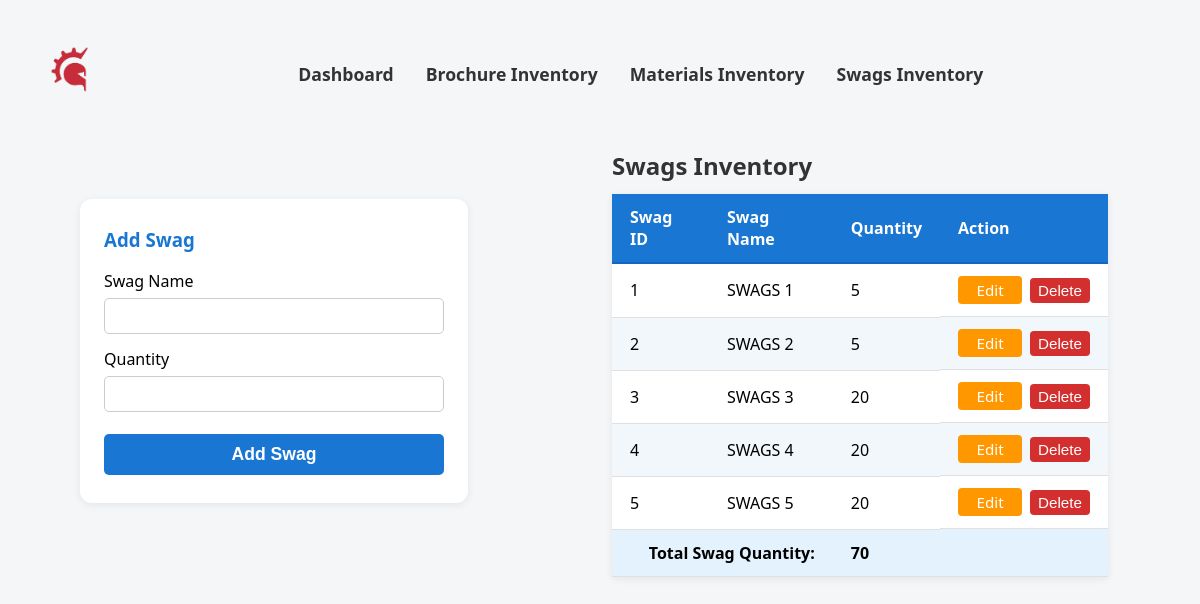
The app's page /admin/swags_inventory.php (signed in), older data.
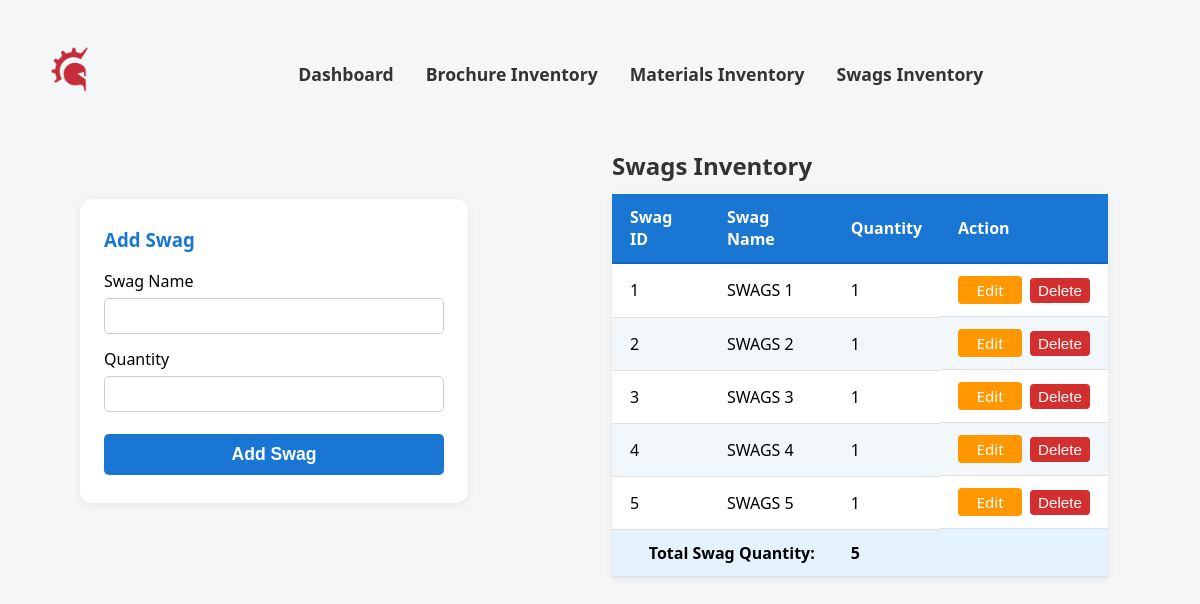
The same page, newer data.
### tables this page shows
CREATE TABLE `swags` (
  `swag_id` int(11) NOT NULL,
  `swags_name` varchar(100) NOT NULL,
  `quantity` int(4) NOT NULL
);

### admin/swags_inventory.php (the view, shortened to what this page needs)
<?php
$connection = CONNECTIVITY();
$sql = "SELECT swag_id, swags_name, quantity FROM swags";
$result = mysqli_query($connection, $sql);
$total_swag = 0;
if ($result && mysqli_num_rows($result) > 0) {
    $rows = [];
    while ($row = mysqli_fetch_assoc($result)) {
        $rows[] = $row;
        $total_swag += intval($row['quantity']);
    }
}
?>
<!DOCTYPE html>
<html lang="en">
<head>
</head>
<body>
    <nav>
        <a href="admin.php"><img src="../images/images__1_-removebg-preview.png" alt="Company Logo"></a>
    <div class="nav-container">
         <a href="admin.php">Dashboard</a>
        <a href="brochure_inventory.php">Brochure Inventory</a>
        <a href="marketing_inventory.php">Materials Inventory</a>
        <a href="swags_inventory.php">Swags Inventory</a>
    </div>
    </nav>
    <div class="container-flex">
        <div class="form-card">
            <h3>Add Swag</h3>
            <form method="post" autocomplete="off">
                <label for="swags_name">Swag Name</label>
                <input type="text" id="swags_name" name="swags_name" required>
                <label for="quantity">Quantity</label>
                <input type="number" id="quantity" name="quantity" min="1" required>
                <button type="submit" name="add_swag">Add Swag</button>
            </form>
        </div>
        <div style="flex:1;">
            <table>
                <caption style="caption-side:top; text-align:left; font-size:1.5rem; color:#333; margin-bottom:12px; font-weight:600;">
                    Swags Inventory
                </caption>
                <thead>
                    <tr>
                        <th>Swag ID</th>
                        <th>Swag Name</th>
                        <th>Quantity</th>
                        <th>Action</th>
                    </tr>
                </thead>
                <tbody>
                    <?php
                    $edit_id = isset($_GET['edit_id']) ? intval($_GET['edit_id']) : null;
                    if (!empty($rows)) {
                        foreach ($rows as $row) {
                            echo "<tr>";
                            echo "<td>{$row['swag_id']}</td>";
                            echo "<td>{$row['swags_name']}</td>";
                            echo "<td>";
                            if ($edit_id === intval($row['swag_id'])) {
                                echo "<form method='post' style='display:inline;'>";
                                echo "<input type='hidden' name='swag_id' value='{$row['swag_id']}'>";
                                echo "<input type='number' name='new_quantity' value='{$row['quantity']}' min='1' required style='width:70px;'>";
                                echo "<button type='submit' name='edit_swag' style='margin-left:6px;'>Save</button>";
                                echo "</form>";
                            } else {
                                echo "{$row['quantity']}";
                            }
                            echo "</td>";
                            echo "<td style='display:flex;gap:8px;align-items:center;'>";
                            if ($edit_id === intval($row['swag_id'])) {
                                echo "<a href='{$_SERVER['PHP_SELF']}' class='action-btn cancel-btn'>Cancel</a>";
                            } else {
                                echo "<a href='{$_SERVER['PHP_SELF']}?edit_id={$row['swag_id']}' class='action-btn edit-btn'>Edit</a>";
                            }
                            echo "<form method='post' style='display:inline;' onsubmit=\"return confirm('Are you sure you want to delete this swag?');\">";
                            echo "<button type='submit' name='delete_swag' class='action-btn delete-btn'>Delete</button>";
                            echo "</form>";
                            echo "</td>";
                            echo "</tr>";
                        }
                        echo "<tr style='font-weight:bold; background:#e3f2fd;'>";
                        echo "<td colspan='2' style='text-align:right;'>Total Swag Quantity:</td>";
                        echo "<td>{$total_swag}</td>";
                        echo "<td></td>";
                        echo "</tr>";
                    } else {
                        echo "<tr><td class='no-data' colspan='4'>No data found</td></tr>";
                    }
                    ?>
                </tbody>
            </table>
        </div>
    </div>
</body>
</html>

Row changes from the older to the newer data that the page shows:
changed swags "SWAGS 1": quantity "5" → "1"
changed swags "SWAGS 2": quantity "5" → "1"
changed swags "SWAGS 3": quantity "20" → "1"
changed swags "SWAGS 4": quantity "20" → "1"
changed swags "SWAGS 5": quantity "20" → "1"
Text that changed along with them:
$total_swag: "70" → "5"
